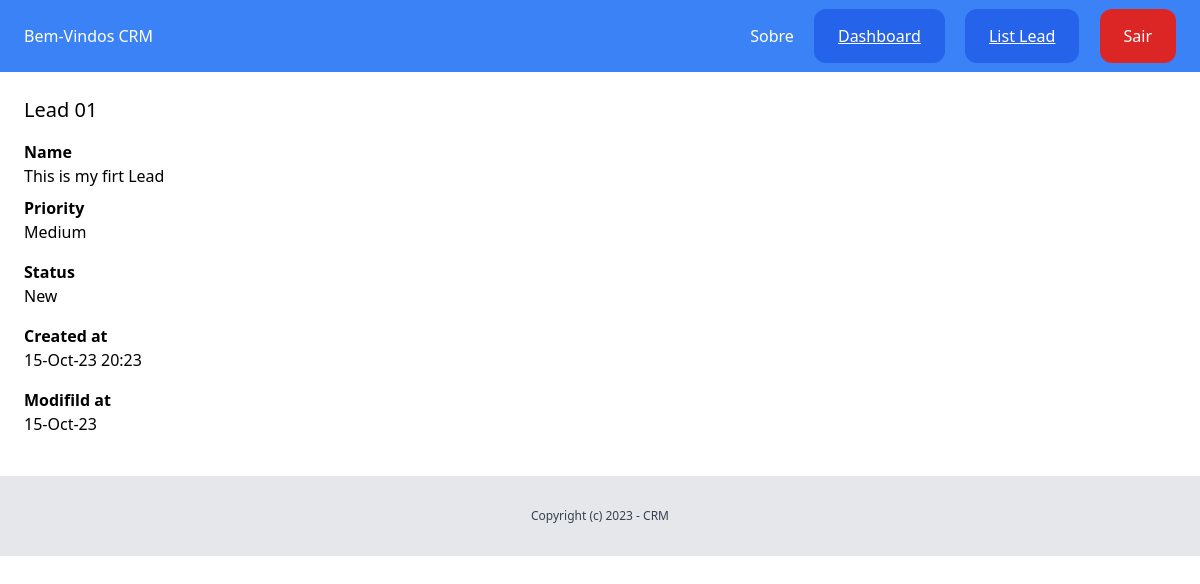
/dashboard/leads/1/ (signed in), run on the app's committed database.
### lead/models.py (models this page shows, shortened)
class Lead(models.Model):
    LOW = 'low'
    MEDIUM = 'medium'
    HIGH = 'high'
    CHOICES_PRIORITY = (
        (LOW, 'Low'),
        (MEDIUM, 'Medium'),
        (HIGH, 'High')
    )
    NEW = 'new'
    CONTACTED = 'contacted'
    WON ='won'
    LOST='lost'
    CHOICES_STATUS = (
        (NEW, 'New'),
        (CONTACTED, 'contacted'),
        (WON, 'Won'),
        (LOST, 'Lost'),
    )
    name = models.CharField(max_length=255)
    email = models.EmailField()
    description = models.TextField(blank=True, null=True)
    priority = models.CharField(max_length=10, choices=CHOICES_PRIORITY, default=MEDIUM)
    status = models.CharField(max_length=10, choices=CHOICES_STATUS, default=NEW)
    created_by = models.ForeignKey(User, related_name='leads', on_delete=models.CASCADE)
    created_at = models.DateTimeField(auto_now_add=True)
    modified_at = models.DateTimeField(auto_now=True)

### lead/views.py (the view)
# urls.py: path('<int:pk>/', views.leads_detail, name='leads_detail'), ## detalhando os LEADS
@login_required
def leads_detail(request, pk):
    lead = Lead.objects.filter(created_by=request.user).get(pk=pk)
    return render(request, 'lead/leads_detail.html', {
        'lead': lead
    })

### lead/templates/lead/leads_detail.html (shortened to what this page needs)
{% extends 'core/base.html' %}
{% block content %}
    <div class="py-6 px-6">
        <h1 class="mb-4 text-xl"> {{ lead.name }}  </h1>
        {% if lead.description %}
            <p class="font-semibold">Name </p>
            <p class="mb-2"> {{ lead.description }} </p>
        {% endif %}
        <p class="font-semibold"> Priority</p>
        <p class="mb-4"> {{ lead.get_priority_display }} </p>
        <p class="font-semibold"> Status</p>
        <p class="mb-4"> {{ lead.get_status_display }} </p>
        <p class="font-semibold"> Created at</p>
        <p class="mb-4"> {{ lead.created_at | date:"d-M-y H:i" }} </p>
        <p class="font-semibold"> Modifild at</p>
        <p class="mb-4"> {{ lead.modified_at | date:"d-M-y" }} </p>
    </div>
{% endblock content %}

### data on the page
Lead: name "Lead 01", description "This is my firt Lead", priority "Medium", status "New", created_at "15-Oct-23 20:23", modified_at "15-Oct-23"
